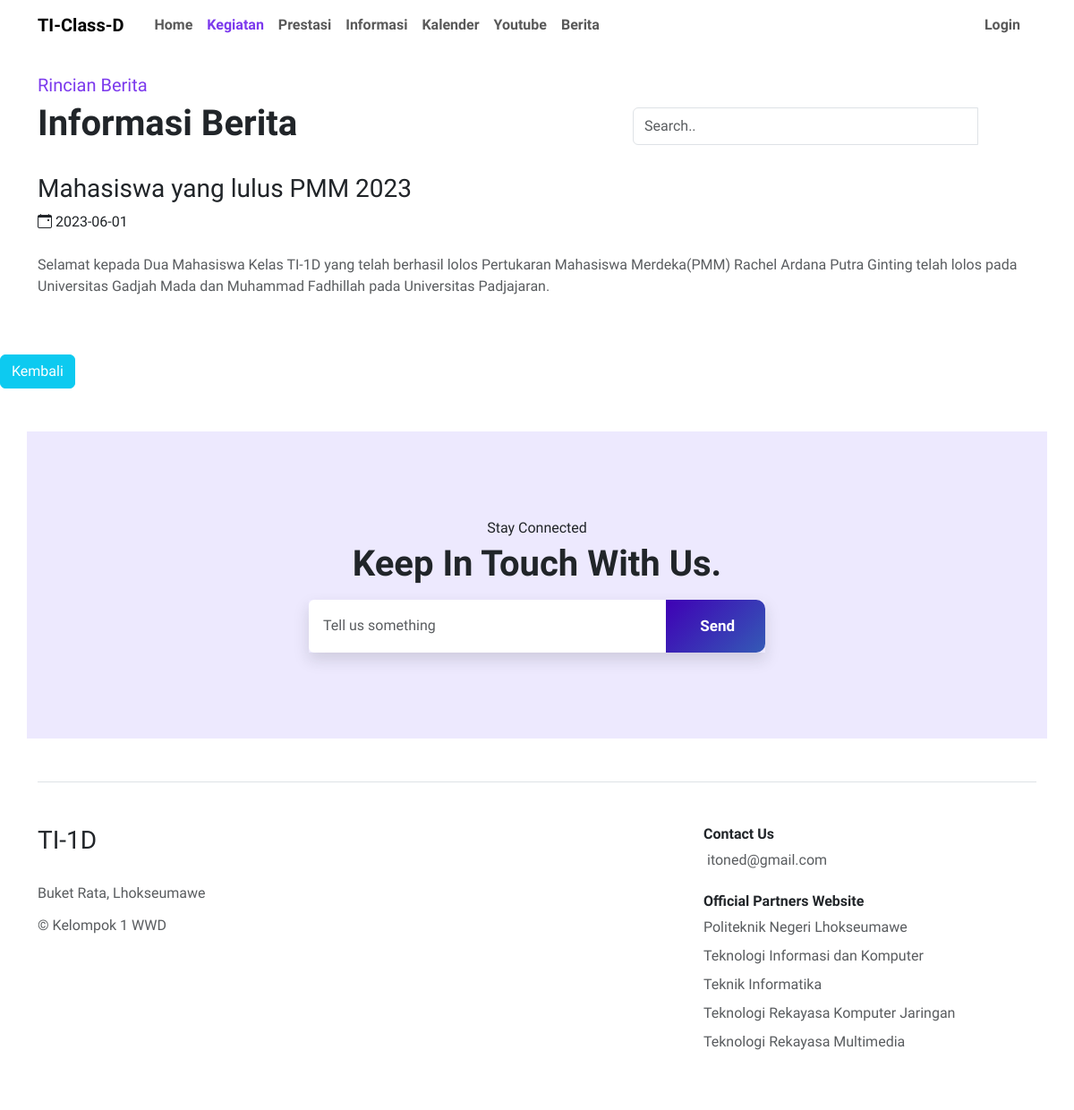
Page /detailberita/Detailberita.php on the committed database.
### tables this page shows
CREATE TABLE `berita` (
  `id_berita` int(11) NOT NULL,
  `judul` varchar(100) NOT NULL,
  `informasi` varchar(250) NOT NULL,
  `foto` varchar(100) NOT NULL,
  `tgl_isi` date NOT NULL
);

### detailberita/Detailberita.php (the view, shortened to what this page needs)
<?php
$servername = "localhost";
$username = "root";
$password = "";
$dbname = "web_class_d";
$conn = new mysqli($servername, $username, $password, $dbname);
$id_berita = isset($_GET['id_berita']) ? $_GET['id_berita'] : 1;
$sql = "SELECT * FROM berita WHERE id_berita = $id_berita";
$result = $conn->query($sql);
?>
<!DOCTYPE html>
<html lang="en">
<head>
    <link rel="stylesheet" href="../assets/css/bootstrap.min.css">
    <link rel="stylesheet" href="../assets/css/style.css">
    <link rel="stylesheet" href="https://cdn.jsdelivr.net/npm/bootstrap-icons@1.10.3/font/bootstrap-icons.css">
    <link href="https://unpkg.com/aos@2.3.1/dist/aos.css" rel="stylesheet">
</head>
<body>
    <nav class="navbar navbar-expand-lg bpy-3 mb-3 bg-transparent">
        <div class="container">
            <a class="navbar-brand fw-bold" href="../index.html">TI-Class-D</a>
            <div class="collapse navbar-collapse" id="navbarSupportedContent">
                <ul class="navbar-nav mb-2 mb-lg-0">
                    <li class="nav-item">
                        <a class="nav-link fw-semibold" href="../index.php">Home</a>
                    </li>
                    <li class="nav-item">
                        <a class="nav-link  active" href="../home/kegiatan.php">Kegiatan</a>
                    </li>
                    <li class="nav-item">
                        <a class="nav-link fw-semibold" href="../home/prestasi.php">Prestasi</a>
                    </li>
                    <li class="nav-item">
                        <a class="nav-link fw-semibold" href="../home/informasi.php">Informasi</a>
                    </li>
                    <li class="nav-item">
                        <a class="nav-link fw-semibold" href="../home/Kalender.php">Kalender</a>
                    </li>
                    <li class="nav-item">
                        <a class="nav-link fw-semibold" href="../home/youtube.php">Youtube</a>
                    </li>
                    <li class="nav-item">
                        <a class="nav-link fw-semibold" href="../home/berita.php">Berita</a>
                    </li>
            </div>
            <div class="collapse navbar-collapse" id="navbarSupportedContent">
                <ul class="navbar-nav ms-auto mb-2 mb-lg-0">
                    <li class="nav-item">
                        <a class="nav-link fw-semibold" href="../auth/login.php">Login</a>
                    </li>
            </div>
        </div>
    </nav>
    <div class="container">
        <div class="row mt-4 mb-4">
            <div class="col-md-7 mt-auto mb-3 mb-md-0">
                <p class="text-violet-600 fw-medium mb-1 fs-5">Rincian Berita</p>
                <h1 class="fw-bold">Informasi Berita</h1>
            </div>
            <div class="col-md-5 mt-auto">
                <form action="" method="">
                    <div class="input-group mb-2">
                        <input type="text" class="form-control search" placeholder="Search.." name="search" value="">
                        <label class="btn bg-violet-600 px-4 py-2" type="submit">
                            <i class="bi bi-search text-white"></i>
                        </label>
                    </div>
                </form>
            </div>
        </div>
    </div>
    <?php
    if ($result) {
        while ($beritaData = $result->fetch_assoc()) {
            echo '<div class="container">
                <div class="row">
                    <h3>' . $beritaData['judul'] . '</h3>
                    <p><i class="bi bi-calendar-event"></i> ' . $beritaData['tgl_isi'] . '</p>
                    <img src="' . $beritaData['foto'] . '" class="w-100 rounded" alt="">
                    <article class="mt-2">
                        <p class="text-muted fw-light">' . $beritaData['informasi'] . '</p>
                    </article>
                </div>
            </div>';
        }
    } else {
        echo "Error: " . $sql . "<br>" . $conn->error;
    }
    ?>
    <a href="../index.php" class="btn btn-info text-white mt-5">Kembali</a>
    <section id="tell-us" class="tell-us mt-100 my-5">
        <div class="container p-5 bg-violet-100 rounded-10">
            <div class="row py-5 text-center justify-content-center align-items-center">
                <div class="col-sm-6">
                    <div data-aos="fade-down" data-aos-duration="1000">
                        <p class="text-green fw-medium mb-1">Stay Connected</p>
                        <h2 class="h1 fw-bold mb-2">Keep In Touch With Us<span>.</span></h2>
                    </div>
                    <div class="input-group mt-3 shadow rounded-10" data-aos="fade-up" data-aos-duration="1000">
                        <input type="text" class="form-control py-3 px-3 border-0" placeholder="Tell us something"
                            aria-label="Recipient's username" aria-describedby="button-addon2">
                        <button class="btn btn-primary btn-cta btn-cta" type="button" id="button-addon2">
                            Send
                        </button>
                    </div>
                </div>
            </div>
        </div>
    </section>
    <div class="container mt-5">
        <footer class="row row-cols-1 row-cols-md-2 row-cols-lg-3 g-2 g-md-0 py-5 my-2 border-top">
            <div class="col">
                <a href="/" class="d-flex align-items-center mb-4 link-dark text-decoration-none">
                    <h3 class="font-weight">TI-1D</h3>
                </a>
                <p class="text-muted lh-sm">Buket Rata, Lhokseumawe
                </p>
                <p class="text-muted lh-sm">&copy; Kelompok 1 WWD</p>
            </div>
            <div class="col ms-auto">
                <h6 class="fw-bold mb-2">Contact Us</h6>
                <ul class="nav flex-column mb-3">
                    <li class="nav-item mb-2">
                        <a href="#" class="nav-link p-0 text-muted">
                            <i class="fa-regular fa-envelope me-1"></i> itoned@gmail.com
                        </a>
                    </li>
                </ul>
                <h6 class="fw-bold mb-2">Official Partners Website</h6>
                <ul class="nav flex-column">
                    <li class="nav-item mb-2"><a href="#" class="nav-link p-0 text-muted">Politeknik Negeri
                            Lhokseumawe</a></li>
                    <li class="nav-item mb-2"><a href="#" class="nav-link p-0 text-muted">Teknologi Informasi dan
                            Komputer</a></li>
                    <li class="nav-item mb-2"><a href="#" class="nav-link p-0 text-muted">Teknik Informatika</a>
                    </li>
                    <li class="nav-item mb-2"><a href="#" class="nav-link p-0 text-muted">Teknologi Rekayasa
                            Komputer Jaringan</a></li>
                    <li class="nav-item mb-2"><a href="#" class="nav-link p-0 text-muted">Teknologi Rekayasa
                            Multimedia</a></li>
                </ul>
            </div>
        </footer>
    </div>
</body>
</html>

### assets/css/style.css (style rules this page uses)
body { font-family: 'Work Sans', sans-serif; }
.btn-cta { background: linear-gradient(-45deg, #3f00b5, #9f69fe, #27c8b7, #3f00b5); background-size: 800% 400%; padding: 1em 2em; display: inline-block; border: none; border-radius: 10px; font-size: 17px; font-weight: 700; color: #fff; transition: all .5s ease-in-out; animation: gradient 10s infinite cubic-bezier(.62, .28, .23, .99) both; }
.bg-violet-100 { background-color: #ede9fe !important; }
.text-violet-600 { color: #7c3aed; }
.collapse { z-index: 99999 !important; }
.collapse { right: 0; left: 0; padding-left: 10px; padding-right: 10px; }
.active { font-weight: bold; color: #7c3aed !important; }

### rows in the picture
berita: judul "Mahasiswa yang lulus PMM 2023", tgl_isi "2023-06-01", informasi "Selamat kepada Dua Mahasiswa Kelas TI-1D yang telah berhasil lolos Pertukaran Mahasiswa Merdeka(PMM) Rachel Ardana Putra Ginting telah lolos pada Universitas Gadjah Mada dan Muhammad Fadhillah pada Universitas Padjajaran."
